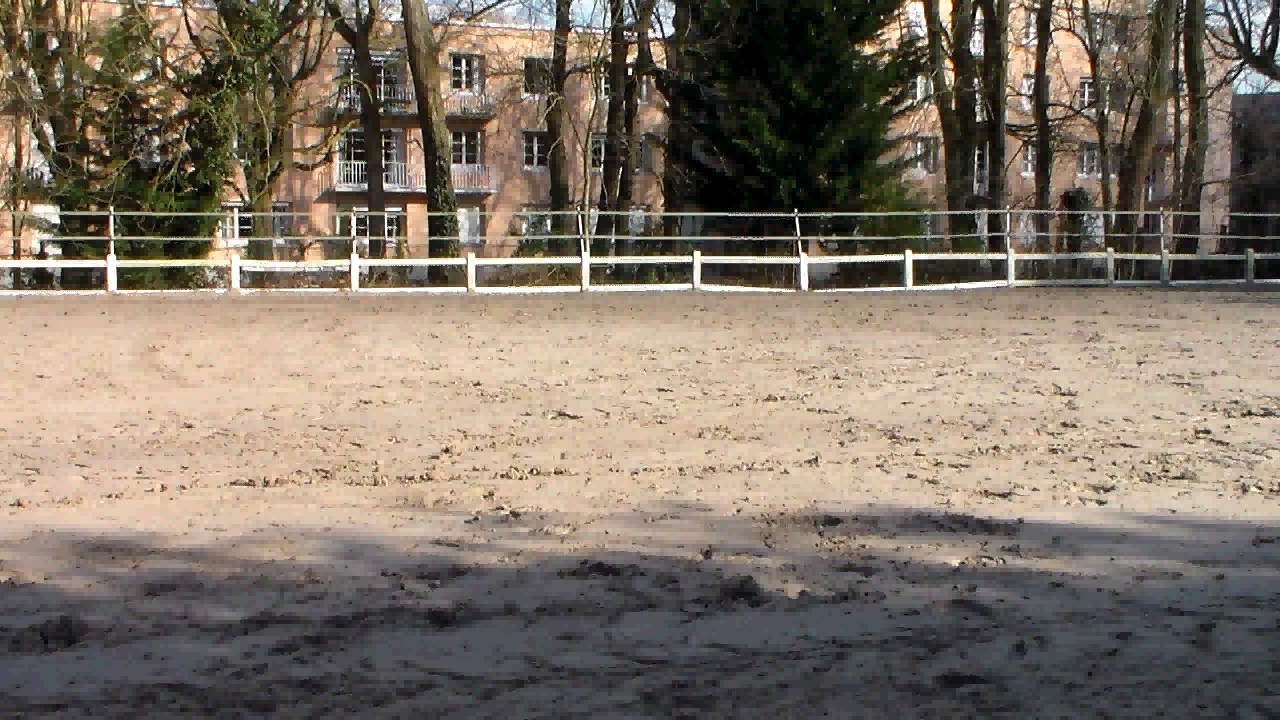
#> input picture frame 16 of video/base5.avi, 1280 x 720 px
$ python main.py   (older library calls are emulated)
#> lines starting #> are read from the running program, lines starting #| are printed output that depends on the picture
### horseTracking.py
#-*- coding:utf-8 -*-

"""
Ce module a pour but de détecter et tracker le centre de gravité du cheval et du cavalier en mouvement. Le principe utilisé est celui de la soustraction d'images succéssives (les pixels qui ont été modifiés entre deux images fixes successives ont une forte probabilité d'appartenir au cheval en mouvement) . On soustrait ainsi à chaque étape l'image n° [i+nb_image] par l'image n° [i] de la vidéo. Le paramètre nb_image permet ainsi d'augmenter ou de diminuer la distance effectuée par le cheval entre deux images traitées, et donc de détecter le mouvement plus ou moins facilement. (Plus nb_image est grand, plus le cheval s'est déplacé et donc plus sa détection est facile. Cependant, si nb_image est trop grand, le mouvement détecté n'est alors plus précis.-

Différents traitements sont ensuite appliqués (filtre Blur, morphologies mathématiques -ouverture et gradient-, seuillage...) pour diminuer le bruit de l'image obtenue précédemment. Des fonctions de la bibliothèque scipy permettent notamment d'isoler la plus grosse composante connexe de l'image et d'en détecter le centre de gravité à chaque instant.
"""

import cv2
import cv2.cv as cv
import numpy as np
import processings as pr
from scipy import ndimage
import math
import time


varBlur=33	    # Intensité de la fonction blur
minThreshold=15     # Valeur min du threshold
maxThreshold=255    # Valeur max du threshold
kerOpen=21          # Intensité de l'ouverture morphologique
kerGradient=6       # Intensité du gradient morphologique

"""Variables globales utilisées pour le tracking"""
"""
varBlur=48	    # Intensité de la fonction blur
minThreshold=21     # Valeur min du threshold
maxThreshold=255    # Valeur max du threshold
kerOpen=33          # Intensité de l'ouverture morphologique
kerGradient=6       # Intensité du gradient morphologique
"""

"""Définition de la classe HorseTracking"""

class HorseTracking(object):

    def __init__(self, video, nb_image, process_ratio):
        """Initialisation de la capture, du stockage des premières images et des premiers traitements"""
#> called with video = 'video/base5.avi', nb_image = 3, process_ratio = 2

        self.process_ratio=process_ratio
        self.nb_image=nb_image

        # Initialisation de la capture vidéo et de la première frame
        self._capture = cv2.VideoCapture(video)
        if self._capture is None:
            raise Exception("Aucune caméra détectée, ou vidéo introuvable")
        self._frame1 = self.get_frame()
#> the loop in get_frame, `for i in range(self.nb_image):` made 3 passes
#| True
#| True
#| True
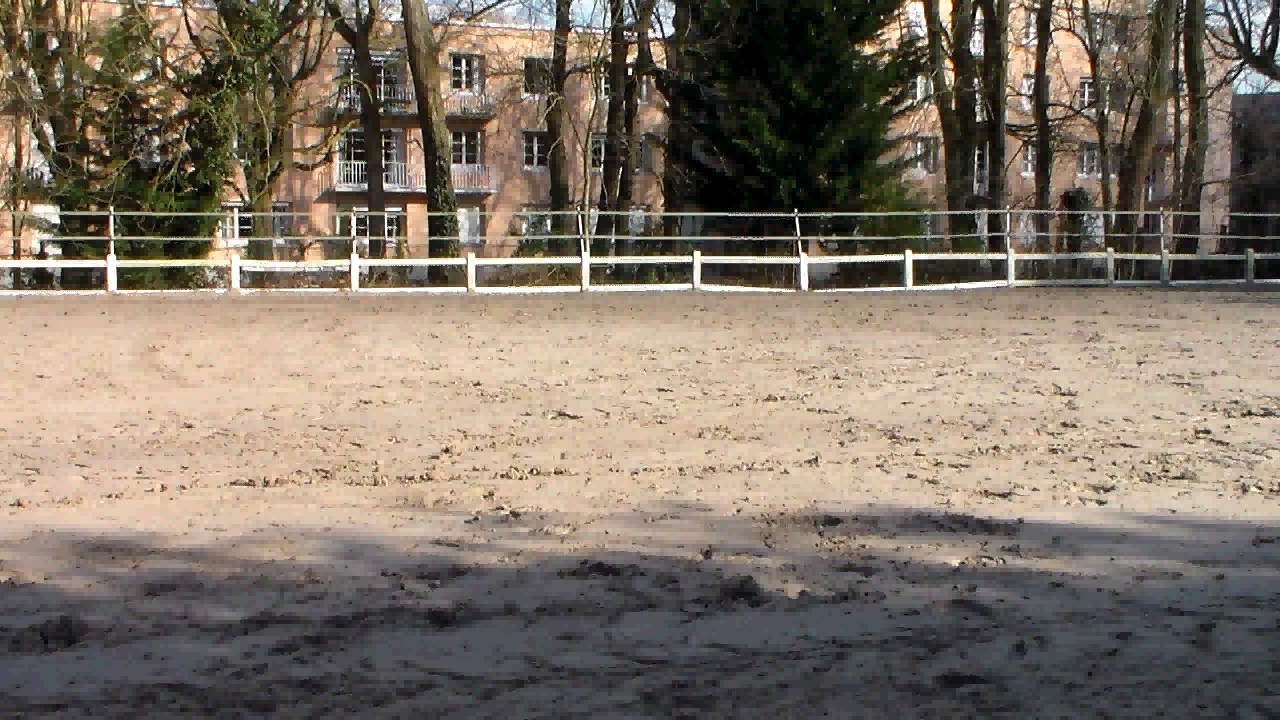
#> input picture frame 16 of video/base5.avi, 1280 x 720 px

        # Initialisation du redimensionnement des images issues de la capture
        self._height = self._frame1.shape[0] / self.process_ratio
        self._width = self._frame1.shape[1] / self.process_ratio
        self._resolution = self._height * self._width

        # Création de l'ensemble des matrices/images utiles pour la suite
        self._last_frame = np.zeros(self._frame1.shape, np.uint8)
        self._frame2_grayscale = np.zeros((self._height, self._width), np.uint8)
        self._frame_resized = np.zeros((self._height, self._width), np.uint8)
        self._diff = np.zeros((self._height, self._width), np.uint8)

        # Redimensionnement et convertissement de la première image de la capture en niveau de gris
        self._frame_resized = cv2.resize(self._frame1, (self._width, self._height))
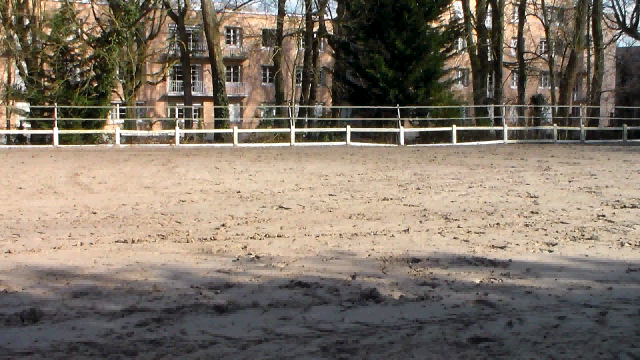
#> self._frame_resized: shape (360, 640, 3); mean B, G, R 103.4, 116.4, 128
        self._frame1_grayscale = cv2.cvtColor(self._frame_resized, cv2.COLOR_RGB2GRAY)
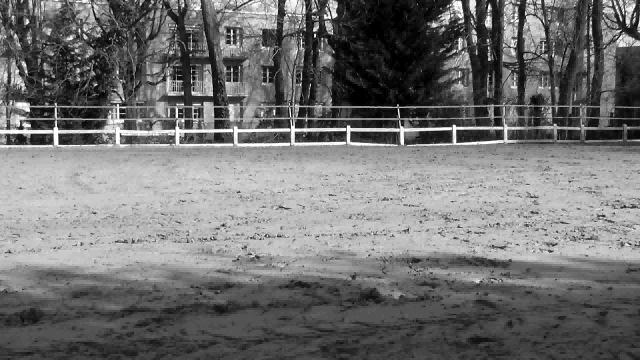
#> self._frame1_grayscale: shape (360, 640); min 0, max 255, mean 113.8


    def get_frame(self):
        """Retourne la dernière frame capturée en prenant en compte le nombre d'image nb_image sautée à chaque appel de la fonction"""

        for i in range(self.nb_image):
            ret, frame = self._capture.read()
            print ret
        return frame


    def run(self):
        """Retourne la dernière frame capturée en prenant en compte le nombre d'image nb_image sautée à chaque appel de la fonction"""

        frame = self.get_frame()
#> the loop in get_frame (call 2), `for i in range(self.nb_image):` made 3 passes
#| True
#| True
#| True

        if frame is None:
            return True

        else:

            # Copie de la frame obtenue par get_frame(),redimensionnement et conversion de celle-ci en niveau de gris
            self._last_frame = np.copy(frame)
            self._frame_resized = cv2.resize(frame, (self._width, self._height))
            self._frame2_grayscale = cv2.cvtColor(self._frame_resized, cv2.COLOR_RGB2GRAY)

            # Différence entre les deux dernières frames, et traitement de celle-ci avec filtre Blur et un threshold
            self._diff = cv2.absdiff(self._frame1_grayscale, self._frame2_grayscale)
            self._diff = cv2.blur(self._diff, (varBlur,varBlur))
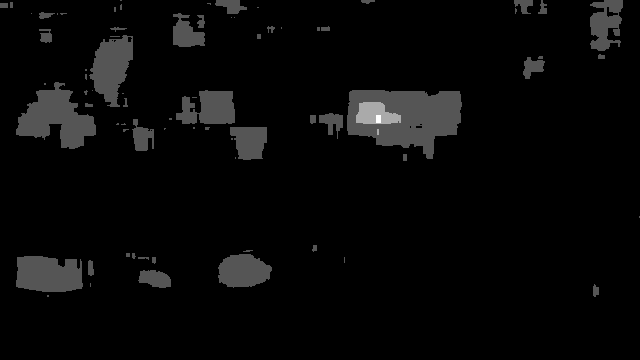
#> self._diff: shape (360, 640); min 0, max 3, mean 0.0962; drawn with min black and max white
            _, self._diff = cv2.threshold(self._diff, minThreshold, maxThreshold, cv2.THRESH_BINARY_INV)
#> self._diff: shape (360, 640); every value is 255

            # Stockage de la frame n°2 dans la frame n°1
            self._frame1_grayscale = np.copy(self._frame2_grayscale)

        return False


""" Définition de la fonction main()"""

def main(r,display=False):

    # Initialisation des variables
    cx=0
    cy=0
    liste_cx=[]
    liste_cy=[]
    liste_time=[]
    liste_tailles=[]

    # Initialisation des constantes
    kernelOpen = np.ones((kerOpen,kerOpen),np.uint8)
    kernelGrad = np.ones((kerGradient,kerGradient),np.uint8)
    s=[[1,1,1],[1,1,1],[1,1,1]]
    video=r.video
    nb_image=r.nb_image
    process_ratio=r.process_ratio

    #Création de l'objet HorseTracking, et obtention du fps de la vidéo (frame par seconde = temps entre deux images succéssives)
    capture = HorseTracking(video,nb_image,process_ratio)
    fps = max(1,capture._capture.get(cv2.cv.CV_CAP_PROP_FPS))

    while True:
        debut=time.time()
        if capture.run() ==True:
            break

        # Utilisation de la morphologie mathématique (ouverture et gradient) sur l'image de la différence.
        diffOpened = cv2.morphologyEx(capture._diff, cv2.MORPH_OPEN, kernelOpen)
        diffAfterGradient = cv2.morphologyEx(diffOpened, cv2.MORPH_GRADIENT, kernelGrad)
#> diffAfterGradient: shape (360, 640); every value is 0

        # Utilisation de la bibliothèque Scipy pour déterminer le plus grosse composante connexe.
        lab,nb_objets=ndimage.label(diffAfterGradient,s)
#> lab: shape (360, 640) int32; every value is 0
#> nb_objets = 0
        tailles=ndimage.sum(diffAfterGradient,lab,range(nb_objets+1))
#> tailles = [0]
        masque=tailles<max(tailles)/3   # On écarte toutes les composantes dont l'aire est inférieure à 1/3 de l'aire maximale de l'image précédente.
#> masque = [False]
        trop_petites=masque[lab]
        lab2=lab.copy()
        lab2[trop_petites]=0

        # Calcul du centre de gravité de la plus grosse composante connexe détéctée.
        centroid=ndimage.measurements.center_of_mass(diffAfterGradient,lab2,xrange(1,nb_objets+1))
#> centroid = []
        for i in range(nb_objets):
                if math.isnan(centroid[i][0])==False:
                    cx=centroid[i][1]*capture.process_ratio
                    cy=centroid[i][0]*capture.process_ratio

        # Stockage de toutes les informations utiles dans les listes
        liste_cx.append(cx)
        liste_cy.append(cy)
        liste_tailles.append(max(tailles))

        # Affichage de la vidéo si souhaité.
        if display==True:
            cv2.circle(capture._last_frame,(int(cx),int(cy)),2,(0,0,255),3)

            cv2.imshow('Video de base', capture._last_frame)
            cv2.imshow('Video ant-processing', capture._diff)
            cv2.imshow('Video post-processing', diffAfterGradient)
        fin=time.time()
        temps= fin - debut
        k = cv2.waitKey(int(r.process_ratio*1000/max(fps,1)-temps)) & 0xFF
#> (key Esc is pressed here)
        if k == 27:
            break

    # Desctruction de toutes les fenêtres
    cv2.destroyAllWindows()

    r.x=liste_cx
    r.y=liste_cy
    r.tC=liste_tailles
#> r.tC = [0]
    r.fps=fps
    r.h=capture._frame1.shape[0]
    r.w=capture._frame1.shape[1]


    if display==True:
        print("\n-------------------------")
        print("On est dans horseTracking.py")
        print("cx: ", len(r.x), r.x)
        print("cy: ", len(r.y), r.y)
        print("tailles des composantes: ", len(r.tC), r.tC)
#| ('tailles des composantes: ', 1, [0.0])
        print("fps: ", r.fps)
        print("h: ", r.h)
#| h:  720
        print("w: ", r.w)
#| w:  1280

    return r


# [6 lines that do not run on import are left out]

### processings.py
#-*- coding:utf-8 -*-

"""
Ce module permet de traiter les données obtenues lors de la partie tracking pour les améliorer et corriger les erreurs. Chaque traitement appliqué à la liste de donnée est documenté au niveau du script de la méthode.
"""

import pylab as p
import numpy as np
import horseTracking as hT
import time


class Resultat(object):
    def __init__(self,video,nb_image=3,process_ratio=2,listeTrajSurX=[],listeTrajSurY=[],listeTaillesComposantes=[],listeVitesseSurX=[], listeVitesseSurY=[], listeTemps=[], hauteurDeLaVideo=480, largeurDeLaVideo=640,fps=25):

        # Initialisation des champs de la classe Resultat
        self.nb_image = nb_image
    	self.video=video
    	self.process_ratio=process_ratio
    	self.x = listeTrajSurX
    	self.y = listeTrajSurY
    	self.tC = listeTaillesComposantes
    	self.t = listeTemps
    	self.vx = listeVitesseSurX
    	self.vy = listeVitesseSurY
    	self.h = hauteurDeLaVideo
    	self.w = largeurDeLaVideo
    	self.fps = max(fps,1)


def main(r,display=False):
    """ Fonction où est appelée l'ensemble des fonctions de traitement utilisées dans ce module."""
#> called with display = True

    # Initiaisation des variables
    cx=list(r.x)
    cy=list(r.y)
    fps=r.fps
    nb_image=r.nb_image
    h=r.h
    w=r.w

    if display==True:
    	print("\n-------------------------")
    	print("On est dans processings.py")

    # Appel des méthodes de traitement
    cx,cy=correctionPositionInitiale(cx,cy,display)
    cx,cy=correctionPointsImprobables(cx,cy,h,w,display)
    cx,cy=correctionSautImages(cx,cy,nb_image,display)
    cx,cy=trajUnidirectionnelle(cx,cy,display)
    cx,cy=correctionRegLineaire(cx,cy,display)
    cx,cy=correctionTracerCourbes(cx,cy,h,display)
    r.vx,r.vy,r.t=calculVitesse(cx,cy,fps,display)

    # Enregistrement des traitements
    r.x=list(cx)
    r.y=list(cy)

    return r


""" Les différentes méthodes utilisées pour le traitement. """

# [19 lines left out: function correctionSautImages, not called in this run]


def correctionPositionInitiale(cx,cy,display=False):
    """ On s'assure que le centre de gravité ne passe pas de (0,0), coordonnée par défaut lorsque que le cheval n'a pas été détécté par l'algo de tracking, à sa première coordonnée en seulement 2 images.
        On aurait sinon des vitesses très grandes, préjudiciables pour l'interprétation des résultats. """
#> called with display = True
    i=0
    while cx[i]==0:
        i+=1
    cx_deb=cx[i]
    cy_deb=cy[i]
    for j in range(len(cx)):
        if j<i:
            cx[j]=cx_deb
            cy[j]=cy_deb

    if display==True:
    	print("\ncorrectionPositionInitiale")
    	print("cx :", len(cx), cx)
    	print("cy :", len(cy), cy)

    return(cx,cy)


# [105 lines left out: functions trajUnidirectionnelle, correctionRegLineaire, correctionPointsImprobables, correctionTracerCourbes, calculVitesse, not called in this run]


# [8 lines that do not run on import are left out]

### main.py
#-*- coding:utf-8 -*-

import horseTracking as hT
import displayAndGraphs as dG
import processings as pr
import pylab as p
import time


def main(video,nb_image,process_ratio,taille,ombre,display,direction,process_ratio_b):
    r = pr.Resultat(video,nb_image,process_ratio)
    r_Tracking = hT.main(r,display)
    r_Processed = pr.main(r_Tracking,display)
    dG.main(r_Processed,taille,ombre,direction,process_ratio_b)
    return r_Processed


if __name__ == '__main__':
    debut=time.time()
    #status = main(video="video/base9.avi",nb_image=3,process_ratio=2,taille=160,ombre=False,display=False,direction='GD',process_ratio_b=2)
    #status = main(video="video/base11.avi",nb_image=3,process_ratio=2,taille=88,ombre=False,display=False,direction='DG',process_ratio_b=3)
    #status = main(video="video/base4.avi",nb_image=3,process_ratio=2,taille=120,ombre=True,display=False,direction='GD',process_ratio_b=2)
#> (the run stopped early here; a loop or call above may not have finished)
